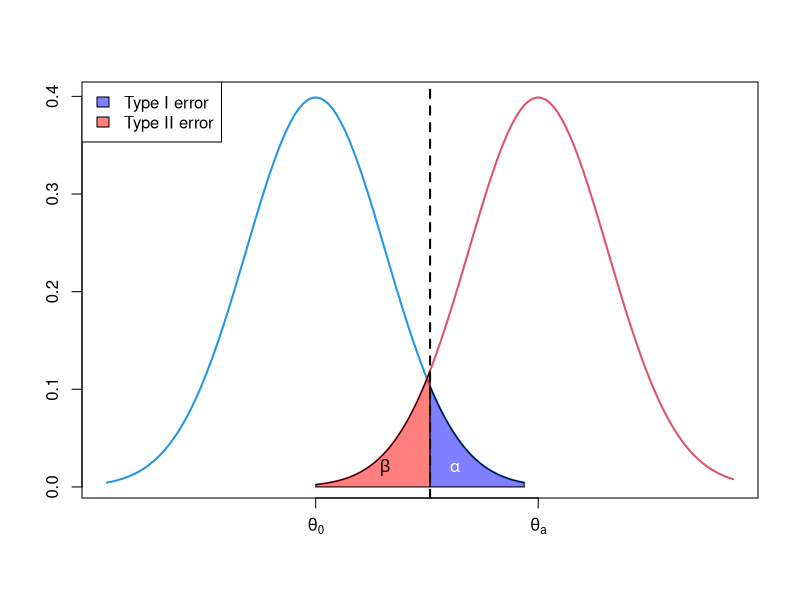
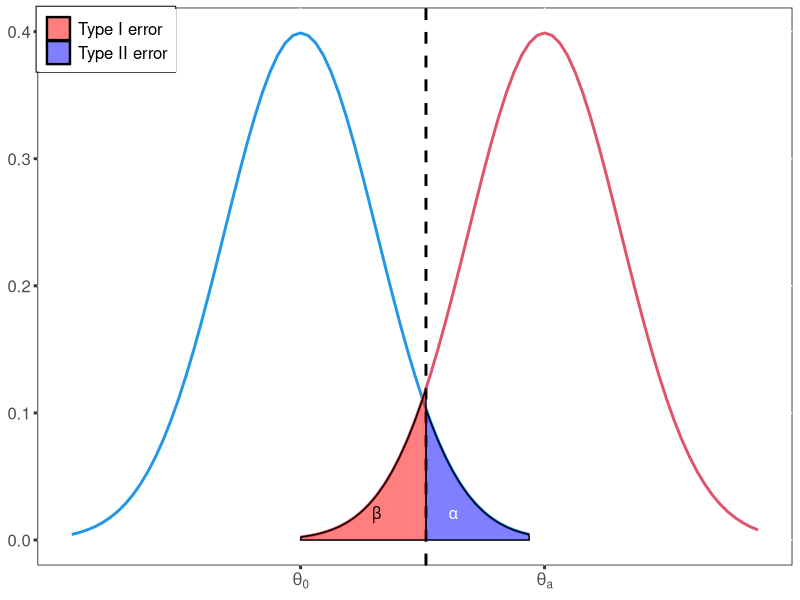

R code for these plots, in order:
## ---- chunk 1
knitr::opts_chunk$set(echo = TRUE)
## ---- chunk 2
library(tidyverse)
## ---- chunk 3
standardize <- function(v, centered_only = FALSE, na.remove = FALSE) {
  mu <- mean(v, na.rm = na.remove)
  sigma <- sd(v, na.rm = na.remove)
  if(centered_only) {
    return(v - mu)
  }else{
    return((v-mu)/sigma)
  }
}

v <- c(1,2,3,4, NA)
standardize(v, centered_only = T, na.remove = T)
## ---- chunk 4
matrix_sum <- function(m) {
  result <- 0
  for(i in m) {
    result = result + i
  }
  return(result)
}

m <- matrix(
  1:16, 
  nrow=4,   
  ncol=4,   
  byrow = FALSE)
m
matrix_sum(m)
## ---- chunk 5
curve(dnorm, from=-3, to=3, xlim=c(-3, 6), lwd=2, col=4, axes=FALSE, xlab=NA, ylab=NA)
curve(dnorm(x, mean=3.2), add=TRUE, col=2, lwd=2, from=0, to=6)
coord.x <- c(qnorm(0.95),seq(qnorm(0.95), 0, by=-0.01), 0)
coord.y <- c(0, dnorm(coord.x[-c(1, length(coord.x))], mean=3.2), 0) 
polygon(coord.x, coord.y, col=rgb(1, 0, 0, 0.5))
coord.x <- c(qnorm(0.95),seq(qnorm(0.95), 3, by=0.01), 3)
coord.y <- c(0, dnorm(coord.x[-c(1, length(coord.x))]), 0) 
polygon(coord.x, coord.y, col=rgb(0, 0, 1, 0.5))
abline(v = qnorm(0.95), lty=2, lwd=2)
text(1, 0.02, labels = expression(beta))
text(2, 0.02, labels = expression(alpha), col = "white")
axis(1, at = c(0, 3.2), labels = c(expression(theta[0]), expression(theta[a])))
axis(2)
box()
legend("topleft", c("Type I error", "Type II error"), fill=c(rgb(0, 0, 1, 0.5), rgb(1, 0, 0, 0.5)))
## ---- chunk 6
coord0.x <- c(qnorm(0.95),seq(qnorm(0.95), 0, by=-0.01), 0)
coord0.y <- c(0, dnorm(coord0.x[-c(1, length(coord0.x))], mean=3.2), 0) 
coord1.x <- c(qnorm(0.95),seq(qnorm(0.95), 3, by=0.01), 3)
coord1.y <- c(0, dnorm(coord1.x[-c(1, length(coord1.x))]), 0) 
h0.x <- seq(-3, 3, 0.1)
h0.y <- dnorm(h0.x, 0, 1)
h0 <- data.frame(h0.x, h0.y)
h1.x <- seq(0, 6, 0.1)
h1.y <- dnorm(h1.x, 3.2, 1)
h1 <- data.frame(h1.x, h1.y)
ggplot() +
  geom_vline(aes(xintercept = qnorm(0.95)), linetype = 2, lwd = 1) +
  geom_line(data = h0, mapping = aes(h0.x, h0.y), col = 4, lwd = 1) +
  geom_line(data = h1, mapping = aes(h1.x, h1.y), col = 2, lwd = 1) +
  geom_polygon(aes(coord0.x, coord0.y, fill = "color1"), col = 1, alpha = 0.5) +
  annotate("text", x = 1, y = 0.02, label = expression(beta)) +
  geom_polygon(aes(coord1.x, coord1.y, fill = "color2"), col = 1, alpha = 0.5) +
  annotate("text", x = 2, y = 0.02, label = expression(alpha), col = "white") +
  scale_x_continuous(breaks = c(0, 3.2), labels=c(expression(theta[0]), expression(theta[a]))) +
  scale_fill_manual(values = c(color1=rgb(1, 0, 0, 0.5), color2=rgb(0, 0, 1, 0.5)), label = c("Type I error", "Type II error")) + 
  theme(text = element_text(size=15),
        axis.title=element_blank(),
        axis.ticks = element_line(size = 1),
        panel.background = element_rect(fill = NA, color = "black"),
        panel.grid.minor = element_blank(),
        legend.title = element_blank(),
        legend.position = c(0, 1),
        legend.justification = c(0, 1),
        legend.box.background = element_rect(colour = "black"),
     
        legend.box.margin = margin(2, 0, 0, 2),
        legend.text = element_text(size = 12))



## ---- chunk 7
isPrime <- function(n) {
  tag = 0
  
  if(n==1) {
    return(F)
  } else if(n == 2 | n == 3) {
    return(T)
  } else {
    for(i in 2:floor(n/2)) {
      if(n %% i == 0) {
        tag = 1
        break
      }
    }
  }
  
  if(tag == 1) {
    return(F)
  } else {
    return(T)
  }
 
}

isPrime(11)
